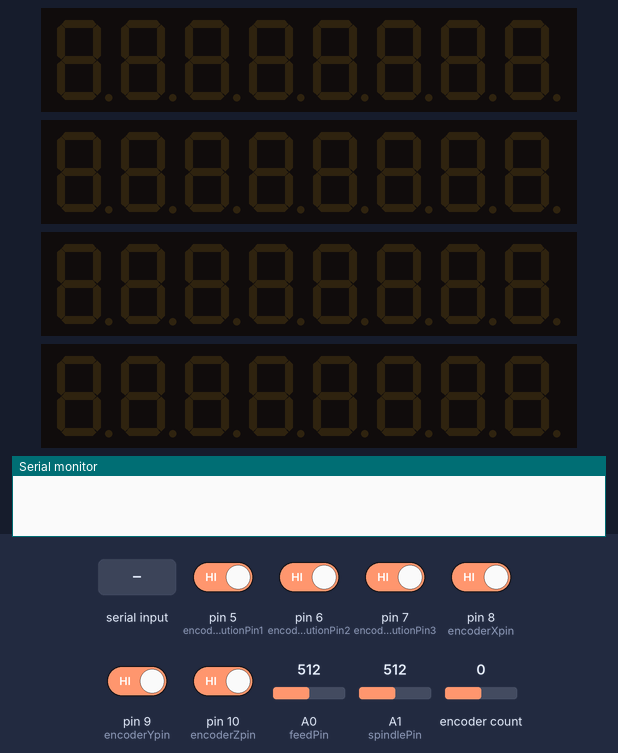
A sketch run on a simulated Arduino Mega 2560, built with avr-gcc and run on an emulated ATmega2560. Shown: 4 × 8-digit seven-segment display, the last lines printed to the serial monitor. Inputs (shaded band) come from the test bench; at power-on: pin 5 (encoderResolutionPin1), pin 6 (encoderResolutionPin2), pin 7 (encoderResolutionPin3), pin 8 (encoderXpin), pin 9 (encoderYpin), pin 10 (encoderZpin) HIGH, A0 (feedPin) = 512, A1 (spindlePin) = 512, encoder count 0.

Above: at 1.2 s.
1.3 s: "<\n" received over the second serial link
At 2.2 s:
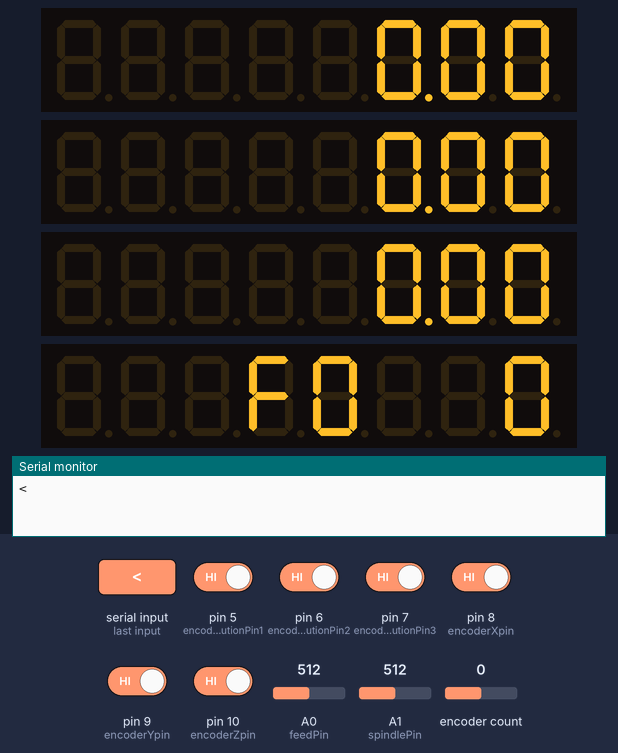
4.3 s: "<,45\n" received over the second serial link
At 4.6 s:
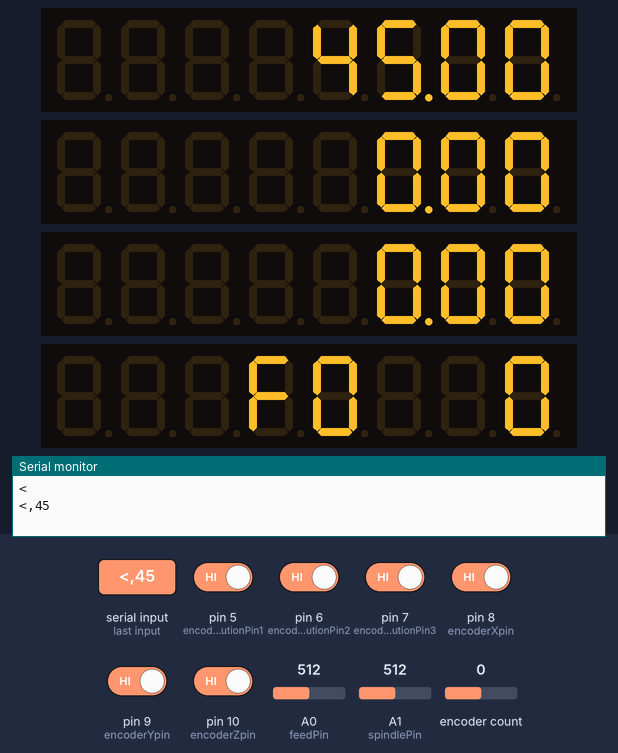
Timing chart, 0 to 7.3 s (numbered marks = the images above; inputs shaded):
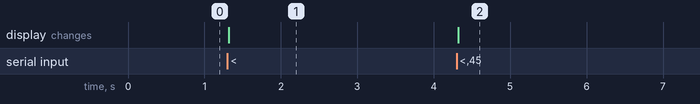

The sketch:

grbl_dro.ino
```cpp
// (licence header left out)
#include "LedControl.h"
#include <Encoder.h>
#include "config.h"


// 7 segment LED display
LedControl lcX=LedControl(LED_X_DataIn, LED_X_CLK ,LED_X_LOAD ,1);
LedControl lcY=LedControl(LED_Y_DataIn, LED_Y_CLK ,LED_Y_LOAD ,1);
LedControl lcZ=LedControl(LED_Z_DataIn, LED_Z_CLK ,LED_Z_LOAD ,1);
LedControl lcI=LedControl(LED_I_DataIn, LED_I_CLK ,LED_I_LOAD ,1);

// encoder
Encoder myEnc(encoderApin, encoderBpin);
long oldPosition  = -999;
String encoderAxis = "none";
int encoderResolution = 1000;
unsigned long encoderPreviousMicros = 0; // for the timer to cancel jogging when the encoder knop stopped moving
unsigned long encoderPreviousCmdMills = 0; // for the timer to cancel jogging when the encoder knop stopped moving
bool cancelSent = HIGH;
unsigned long jogFeed;

// feed and spindle overrides
int feedOverride ;
int spindleOverride;
bool updateOverride = LOW;
int spindleDifference = 0;
int feedDifference = 0;
int feedInput;
int spindleInput;
int stepsCount=0;
int feedAry[smoothSteps];
int spindleAry[smoothSteps];
unsigned long lastFeedSpeedUpdate=0;

// status 0=Idle 1=run 2=alarm 3=error 4=jog
int grblMode;

// timing for asking GRBL for an update
unsigned long updatePreviousMillis = 0;    // will store last time a "?" was sent to grbl
unsigned long lastPosChangeMillis = 0;    // will store last time a "?" was sent to grbl


// ======================
//  Serial communication
// ======================
// reading Serial input
#define  SplittingArraySize 6
int SplittingArraySizeAdd = 9;
String   SplittingArray[SplittingArraySize];
boolean grblStringAvailable = false;                        // If a complete string received from GRBL
String  grblStringRx = "";

// Arrays that store the informations displayed on the LED display
String outputGRBL[15]; // all values are in here
float disp[15]; // all values in float format are in here

// =====
// Setup
// =====

void setup()
{
  Serial.begin(baudRate);
  Serial1.begin(baudRate);
  lcX.shutdown(0,false);
  lcY.shutdown(0,false);
  lcZ.shutdown(0,false);
  lcI.shutdown(0,false);
  lcX.setIntensity(0,intensity);
  lcY.setIntensity(0,intensity);
  lcZ.setIntensity(0,intensity);
  lcI.setIntensity(0,intensity);
  lcX.clearDisplay(0);
  lcY.clearDisplay(0);
  lcZ.clearDisplay(0);
  lcI.clearDisplay(0);
  pinMode(encoderXpin, INPUT_PULLUP);
  pinMode(encoderYpin, INPUT_PULLUP);
  pinMode(encoderZpin, INPUT_PULLUP);

  pinMode(encoderResolutionPin1, INPUT_PULLUP);
  pinMode(encoderResolutionPin2, INPUT_PULLUP);
  pinMode(encoderResolutionPin3, INPUT_PULLUP);
}


void loop()
{

  if (enableEncoder==1)
  {
    readEncocder();
  }
  // pipe through the serial communication in one direction
  if (Serial.available())
  {     // If anything comes in Serial1 (pins 0 & 1)
    // make sure no feed or spindle override commands are being send
    char tmp = Serial.read();
	Serial1.write(tmp);   // read it and send it out Serial (USB)
  }

  // digital read out and communication in the other direction
  dro();
  // check if there was a possible change of position in the last seconds
  unsigned long currentMillis = millis();
  if (currentMillis - lastPosChangeMillis < updatePostTimer)
  {
    printDebugMsg("request");
    // send the update request to GRBL
    if (currentMillis - updatePreviousMillis >= updateInterval && grblMode != 1)
    {
      updatePreviousMillis = currentMillis;
      Serial1.write("?");
    }


  }
  if (currentMillis - lastFeedSpeedUpdate > feedSpeedReadingIntervalle)
  {
    overrides();
    lastFeedSpeedUpdate=currentMillis;
  }
 } // end loop


void printDebugMsg(String msg)
{
  if (debugEnable == 1)
  {
    Serial.println(msg);
  }
}
```

dro.ino
```cpp
// DRO


void readSerialGRBBL()              // GRBL serial
{
  while (Serial1.available())
   {
    char MinChar = (char)Serial1.read();                    // Char received from GRBL
    Serial.write(MinChar);   // read it and send it out Serial1 (pins 0 & 1)

    if (MinChar == '\n')
    {
      grblStringAvailable = true;
    }
    else
    {
      if (MinChar >= ' ') {grblStringRx += MinChar;}      // >= ' ' to avoid not wanted ctrl char.
    }
  }
}


void grblStringParse(String grblStat)
{

  //<Idle|MPos:-8.234,11.438,0.463|FS:0,0>
  //<Idle|MPos:-8.234,11.438,0.463|FS:0,0|WCO:-11.000,9.000,0.000>
  //<Idle|MPos:-8.234,11.438,0.463|FS:0,0|Ov:100,100,100>

  grblStat.toUpperCase();

  int startStatPos = grblStat.indexOf("<");
  int endStatPos = grblStat.indexOf(">");
  // Clean received data
  grblStat = grblStat.substring(startStatPos+1, endStatPos-0);

  grblStat.replace("MPOS:",",");
  if (grblStat.indexOf("|OV:"))
  {
      grblStat.replace("|OV:",",");
      SplittingArraySizeAdd = 3;
      updateOverride = HIGH;

  }
  if (grblStat.indexOf("|WCO:"))
  {
      grblStat.replace("|WCO:",",x,x,x,");
      SplittingArraySizeAdd = 4;
  }


  grblStat.replace("|FS:",",");
  //IDLE|,0.000,0.000,0.000,0,0,99,100,100                - size9
  //IDLE|,0.000,0.000,0.000,0,0,x,x,x,x,0.000,0.000,0.000       - size13
  //IDLE|,0.000,0.000,0.000,0,0                           - size6

  // check the state
  if(grblStat[0]=='R')
  {
    grblMode=1;
  }
  else if(grblStat[0]=='J')
  {
    grblMode=4;
    printDebugMsg("jog");
  }
  else
  {
   grblMode=0;
  }


  splitIt(grblStat);
}


void splitIt(String msg)
{
  uint8_t i=0, j=0;
  String temp;

  while ( j<msg.length())
  {
    char t = msg.charAt(j);
    if (t==',')
    {
      temp="";
      i ++;
    }
    else
    {
      temp=temp+t;
    }
  j++;
  outputGRBL[i]=temp;
  }
}


// see if the string is of any use for us
void checkGrblString(String grblRx)
{
  if (grblRx.startsWith("<"))                                 // Status GRBL
  {
    grblStringParse(grblRx);
  }
}


// create floates to print on led
void createFloat()
{
  for (int i=1; i<12; i++)
  {
    if (outputGRBL[i]!="x")
    {

      disp[i]=outputGRBL[i].toFloat();

    }
  }
}
void dro()
{
  readSerialGRBBL();
  if (grblStringAvailable)
  {
    grblStringAvailable = false;
    checkGrblString(grblStringRx); // check if the string is of any use

    createFloat(); // convert everything to an float array

    // first calcualte offsets for x y z
    calculateOffsets();
    /*
    content of the array:
    1.00      1   x
    2.00      2   y
    3.00      3   z
    99.00     6   feed
    100.00    7   rapid
    101.00    8   spindle
    12.00     9   offset x
    13.00     10  offset y
    14.00     11  offsetz
    */

    // update the feed and speed overrides
    if (updateOverride == HIGH && feedSpindleOvEnable == 1)
    {
      feedOverride =  int(disp[6]);
      spindleOverride = int(disp[8]);
      overrides();
      updateOverride=LOW;
    }
    // send to the LED display
    printOnLed(String(disp[1]), 0);
    printOnLed(String(disp[2]), 1);
    printOnLed(String(disp[3]), 2);
    // feed and speed
    if (disp[8] < 100)
    {
      printOnLed( "F"+(String(int(disp[6]))+"  "+String(int(disp[8]))), 3);
    } else
    {
      printOnLed( "F"+(String(int(disp[6]))+" "+String(int(disp[8]))), 3);
    }
    grblStringRx = "";
  }
}


void calculateOffsets()
{
  // x
  disp[1] = disp[1] - disp[9];
  disp[2] = disp[2] - disp[10];
  disp[3] = disp[3] - disp[11];
}

void printOnLed(String content, int axis)
{

  // first we got to deal with the dot
  // duplicate the string to modify it later and keep the original
  String printString = content;

  // get the length of the string
  int strLength = content.length();
  // printDebugMsg("length_");
  // printDebugMsg(strLength);


  // check if there is a dot in the string
  bool dotTrue=false; // dot or no dot
  int dotPos=-1; //  position of the dot

  for (int i=0;i<strLength;i++)
  {
    if (content[i]=='.')
    {
      dotTrue=true;
      dotPos=i;
    }

  } // end for


  // if there is a dot we remove it from the duplicated string
  if (dotPos>=0)
  {
    printString.remove(dotPos, 1);
  }


  // now we need to invert dotPos in order to have the dot at the right position
  dotPos=(printString.length()-dotPos);


  // and writing it out on the led display
  for (int i=0;i<printString.length();i++)
  {
    bool setDot = false;

    /*  i is the position of the digit in the row of the 8 digid display
     *  i=0 means it't the far right digit
     *  So we start writing form the right to the left
     *
     *  n is the position in the string printString
     *  it's basically inverted i (if this makes any sense)
     *
     *  i=0 - far right position - n got to be the last character in the string
     *
     */

    int n = (printString.length()-1-i);
    if (i==dotPos)
    {
     setDot=true;

    }

    // we're dealing with three displays
    // 0=x, 1=y; 2=z
    switch(axis)
    {
      case 0:
        lcX.setChar(0,i,printString[n],setDot);
        break;

      case 1:
        lcY.setChar(0,i,printString[n],setDot);
        break;

      case 2:
        lcZ.setChar(0,i,printString[n],setDot);
        break;
      case 3:
        lcI.setChar(0,i,printString[n],setDot);
        break;

    } // end switch

  }// end for

  /*  Clear empty digits
   *  if the written number is shorter then the previous number
   *  the unused digits need to be cleared
   *  I'm filling them here with white space
   */
  for (int i=7 ;i>=printString.length();i--)
  {
    switch(axis)
    {
      case 0:
        lcX.setChar(0,i,' ',false);
        break;

      case 1:
        lcY.setChar(0,i,' ',false);
        break;

      case 2:
        lcZ.setChar(0,i,' ',false);
        break;
     case 3:
      lcI.setChar(0,i,' ',false);
      break;

    } // end switch
  } // end for clear digits

} // end function
```

encoder.ino
```cpp
// rotary encoder

void setEncoderResolution()
{
  if (digitalRead(encoderResolutionPin1)==LOW)
  {
	encoderResolution=encoderResolution1;
	jogFeed=jogFeedRate1;
  }
  if (digitalRead(encoderResolutionPin2)==LOW)
  {
	encoderResolution=encoderResolution2;
	jogFeed=jogFeedRate2;
  }
  if (digitalRead(encoderResolutionPin3)==LOW)
  {
	encoderResolution=encoderResolution3;
	jogFeed=jogFeedRate3;
  }
}


void setEncoderAxis()
{
  int i=0;

  if (digitalRead(encoderXpin)==LOW)
  {
	encoderAxis="X";
  } else
  {
	i++;
  }

  if (digitalRead(encoderYpin)==LOW)
  {
	encoderAxis="Y";
  } else
  {
	i++;
  }

  if (digitalRead(encoderZpin)==LOW)
  {
	encoderAxis="Z";
  }else
  {
	i++;
  }

  if (i==3)
  {
	encoderAxis="none";
  }
}

void readEncocder()
{

  setEncoderAxis();
  setEncoderResolution();
  // cancel jogging if the encoder stopped moving
  if ((millis()- encoderPreviousMicros) > encoderCancelIntervall && grblMode == 4 && cancelSent == LOW)
  {
	Serial1.write(0x85);
	printDebugMsg("cancel");
	cancelSent = HIGH;
  }
  long newPosition = myEnc.read();
  if (newPosition != oldPosition)
  {
    if (grblMode!=1)
    {
      if ((millis() - encoderPreviousMicros) > encoderCmdIntervall)
	{
	  // reset the timer for sending the jog cancel cmd
	  encoderPreviousMicros=millis();
	  // reset the timer for requesting a status update from GRBL
	  lastPosChangeMillis=millis();

	  float dif = oldPosition - newPosition;
	  if ((dif/encoderResolution)<encoderMaxSteps)
	  {
	    // printDebugMsg(dif);
	    if (encoderAxis != "none")
	    {
	      Serial1.println("$J=G91 "+ encoderAxis + String(dif/encoderResolution)+" F"+jogFeed);
	      cancelSent=LOW;
	    }
	    oldPosition = newPosition;
	  }
	}
    }
  }
}
```

feedSpeed.ino
```cpp
// =================================================
// all functions dealing with the spindle and feed
// overrides
// =================================================

// read the analog value of the potentiometers and map them to theyr override values
void overrides()
{
  checkPoti();
  sendOverrideCmd();
}


// smoothing the reading to avoid sending unnecessary override commands
float averageOfArray(int data[])
{
  int s = sizeof(data);
  int total=0;
  for (int i=0; i< s; i++)
  {
    total=total+data[i];
  }
  return (total/s);
}


void checkPoti()
{
  if (stepsCount > smoothSteps)
  {
	stepsCount=0;
  }
  int feedTmp=analogRead(feedPin);
  int spindleTmp=analogRead(spindlePin);

  // map it to some usufull values
  // min and max values are defined in config.h
  if (feedTmp < 512)
  {
    feedInput=map(feedTmp, 0, 511, feedOvMin, 100);
  } else
  {
    feedInput=map(feedTmp, 512, 1023, 100, feedOvMax);
  }
  // feedInput =feedInput+feedOffset;

  // min and max values are defined in config.h
  if (spindleTmp < 512)
  {
    spindleInput=map(spindleTmp, 0, 511, spindleOvMin, 100);
  } else
  {
    spindleInput=map(spindleTmp, 512, 1023, 100, spindleOvMax);
  }
  // spindleInput=spindleInput+spindleOffset;


  feedAry[stepsCount]=feedInput;
  spindleAry[stepsCount]=spindleInput;
  stepsCount ++;
  feedInput=(int)averageOfArray(feedAry);
  spindleInput=(int)averageOfArray(spindleAry);


  spindleDifference = spindleOverride - spindleInput;
  feedDifference = feedOverride - feedInput ;
}

// figure which command to send
int adjustOverride(int dif)
{
  // pos or negative
  if (dif > 0)
  {
    // bigger then 10?
    if (dif > 10)
    {
      return -10;
    } else
    {
      return -1;
    }
  }
  if (dif < 0)
  {
    // smaller 10
    if (dif < -10)
    {
      return 10;
    }
    else
    {
      return 1;
    }
  }
  if (dif == 0)
  {
    return 0;
  }
}

// send the commands
void sendOverrideCmd()
{
  int val;
  // feed override
  if (feedDifference > 1 || feedDifference < -1)
  lastPosChangeMillis=millis();
  printDebugMsg("millis reset feed");
  // if (feedDifference != 0)
  {
    // reset the timer for requesting a status update from GRBL

    val = adjustOverride(feedDifference);
    switch(val)
    {
      case -10:
	Serial1.write(0x92);
	feedOverride=feedOverride-10;


      break;

      case -1:
	Serial1.write(0x94);
	feedOverride=feedOverride-1;


      break;

      case 1:
	Serial1.write(0x93);
	feedOverride=feedOverride+1;


      break;

      case 10:

	Serial1.write(0x91);
	feedOverride=feedOverride+10;


      break;
    }
  }
  // spindle override
  if (spindleDifference > 1 || spindleDifference < -1)
  lastPosChangeMillis=millis();
  printDebugMsg("millis reset feed");

  // if (spindleDifference != 0)
  {
    val = adjustOverride(spindleDifference);
    switch(val)
    {
      case -10:
	Serial1.write(0x9B);
	spindleOverride=spindleOverride-10;
      break;

      case -1:
	 Serial1.write(0x9D);
	spindleOverride=spindleOverride-1;
      break;

      case 1:
	 Serial1.write(0x9C);
	spindleOverride=spindleOverride+1;
      break;

      case 10:
	Serial1.write(0x9A);
	spindleOverride=spindleOverride+10;
      break;
    }
  }
}
```

Source omitted: config.h (4818 bytes)

Measured:
- after the input at 1.3 s, the display: changes at once (image 1)
- after the input at 4.3 s, the display: changes at once (image 2)
